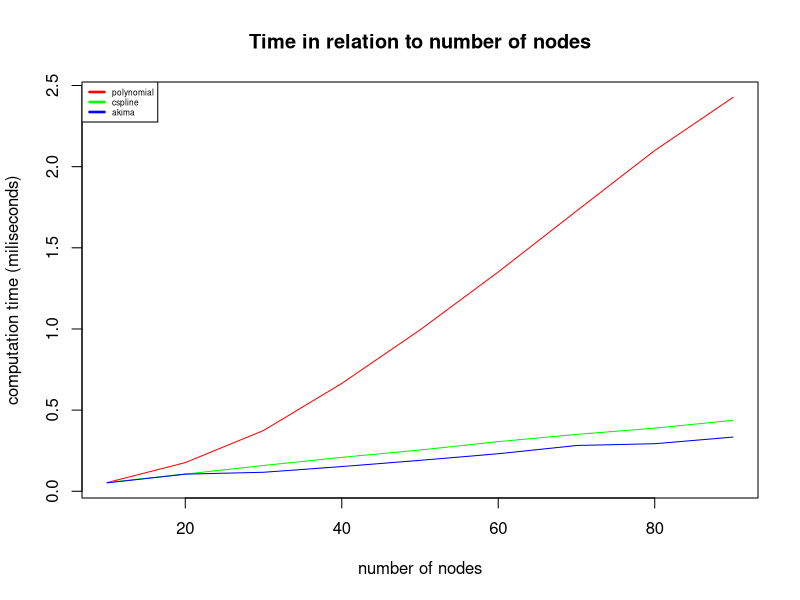

Write the R code that produced this figure.
results1 = read.csv("gslinterp1.txt")
results2 = read.csv("gslinterp2.txt")
results3 = read.csv("gslinterp3.txt")

options(scipen=999)

pdf(file="czasygsl.pdf", height=4, width=4, bg="white")

plot(results1$n, results1$time/1000, type="l", xlab="number of nodes", ylab="computation time (miliseconds)", col="red")
lines(results2$n, results2$time/1000, col="green")
lines(results3$n, results3$time/1000, col="blue")
legend("topleft", c("polynomial","cspline","akima"),lty=c(1,1,1,1),lwd=c(2.5,2.5,2.5,2.5),col=c("red","green","blue"), cex=0.5)
title("Time in relation to number of nodes")

dev.off()

